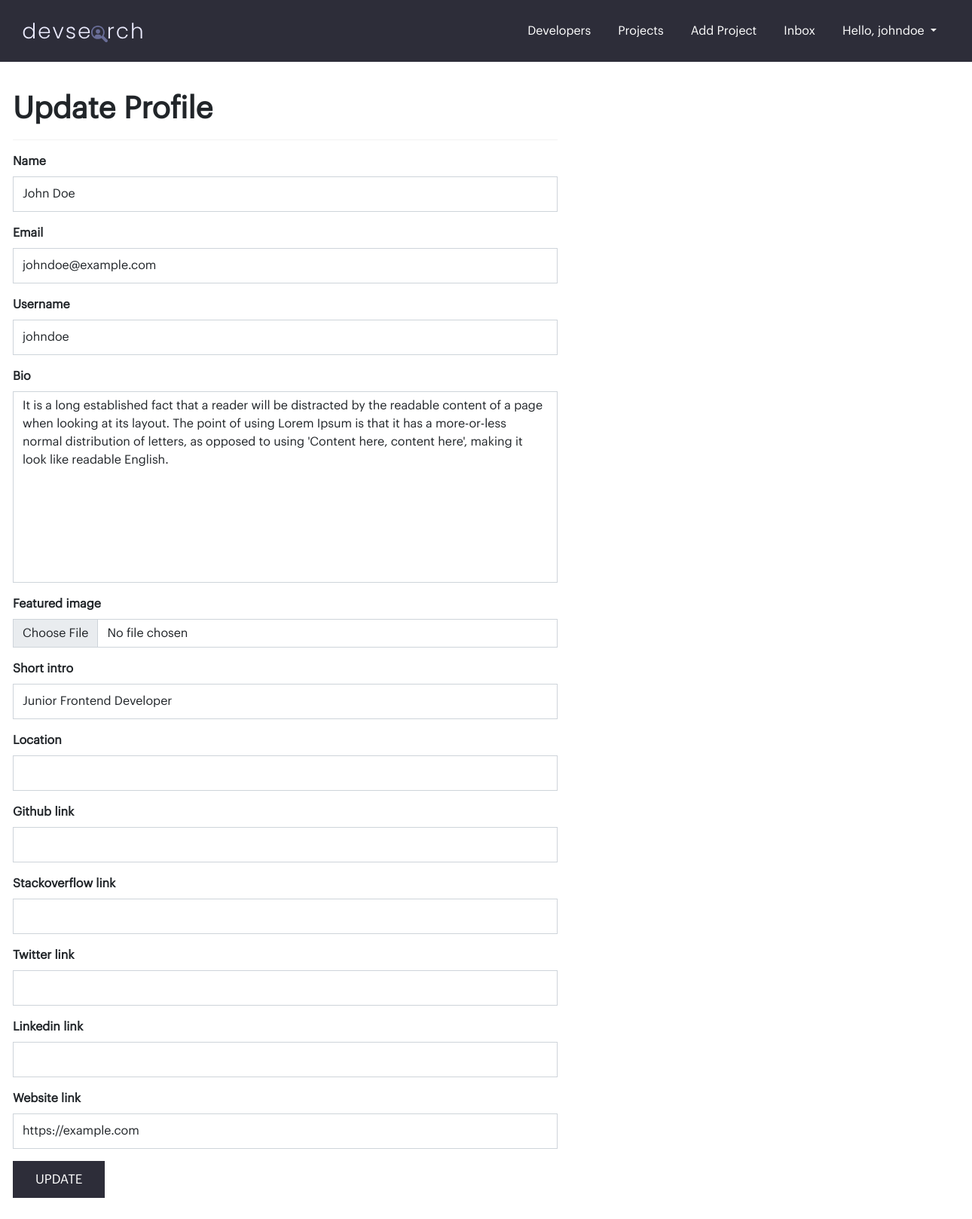
The app's page /update-profile/ (signed in) with its own data.
### users/models.py (models this page shows, shortened)
class Profile(models.Model):
    user = models.OneToOneField(
        User, on_delete=models.CASCADE, null=True, blank=True)
    name = models.CharField(max_length=200, null=True, blank=True)
    email = models.EmailField(max_length=200, null=True, blank=True)
    username = models.CharField(max_length=200, null=True, blank=True)
    short_intro = models.CharField(max_length=200, null=True, blank=True)
    bio = models.TextField(null=True, blank=True)
    featured_image = models.ImageField(
        null=True, blank=True, upload_to='profiles/%Y/%M/%D/')
    short_intro = models.CharField(max_length=200, null=True, blank=True)
    location = models.CharField(max_length=200, null=True, blank=True)
    github_link = models.CharField(max_length=200, null=True, blank=True)
    stackoverflow_link = models.CharField(
        max_length=200, null=True, blank=True)
    twitter_link = models.CharField(max_length=200, null=True, blank=True)
    linkedin_link = models.CharField(max_length=200, null=True, blank=True)
    website_link = models.CharField(max_length=200, null=True, blank=True)
    created_at = models.DateTimeField(auto_now_add=True)
    id = models.UUIDField(default=uuid.uuid4, unique=True,
                          primary_key=True, editable=False)
    class Meta:
        verbose_name_plural = "Profiles"

### users/views.py (the view)
# urls.py: path('update-profile/', views.updateProfile, name="update-profile"),
@login_required(login_url='/login')
def updateProfile(request):
    profile = request.user.profile
    form = editProfileForm(instance=profile)
    if request.method == "POST":
        form = editProfileForm(request.POST, request.FILES, instance=profile)
        if form.is_valid():
            form.save()
            return redirect('my-account')
    context = {
        'form': form
    }
    return render(request, 'users/update-profile.html', context)

### users/forms.py
class editProfileForm(ModelForm):
    class Meta:
        model = Profile
        fields = ['name', 'email', 'username', 'bio', 'featured_image', 'short_intro', 'location',
                  'github_link', 'stackoverflow_link', 'twitter_link', 'linkedin_link', 'website_link']

### templates/users/update-profile.html (shortened to what this page needs)
{% extends 'base.html' %}
{% load crispy_forms_tags %}
{% block content %}
<section class="page__section">
    <div class="container">
        <div class="row">
            <div class="col-lg-7">
                <h1><b>Update Profile</b></h1>
                <hr />
                <form method="POST" enctype="multipart/form-data">
                    {{form|crispy}}
                    <button type="submit" class="btn btn-primary">Update</button>
                </form>
            </div>
        </div>
    </div>
</section>
{% endblock %}

### templates/partials/header.html (shortened to what this page needs)
{% load static %}
<header class="charade_bg_color">
    <div class="container">
        <nav class="navbar navbar-expand-lg">
            <div class="container-fluid">
                <a class="navbar-brand" href="{% url 'users-list' %}">
                    <img src="{% static 'images/logo.svg' %}" class="fluid" />
                </a>
                <div class="collapse navbar-collapse" id="navbarSupportedContent">
                    <ul class="navbar-nav mr-auto mb-2 mb-lg-0">
                        <li class="nav-item">
                            <a class="nav-link" href="{% url 'users-list' %}">Developers</a>
                        </li>
                        <li class="nav-item">
                            <a class="nav-link" href="{% url 'projects' %}">Projects</a>
                        </li>
                        {% if request.user.is_authenticated %}
                            <li class="nav-item">
                                <a class="nav-link" href="{% url 'add-project' %}">Add Project</a>
                            </li>
                            <li class="nav-item">
                                <a class="nav-link" href="{% url 'inbox' %}">Inbox</a>
                            </li>
                            <li class="nav-item dropdown">
                                <a class="nav-link active dropdown-toggle" href="#" id="navbarDropdown" role="button" data-bs-toggle="dropdown" aria-expanded="false">
                                    Hello, {{ request.user }}
                                </a>
                            </li>
                        {% else %}
                            <li class="nav-item">
                                <a class="nav-link" href="{% url 'login' %}">Login</a>
                            </li>
                        {% endif %}
                    </ul>
                </div>
            </div>
            </nav>
    </div>
</header>

### _dev_search/static/css/style.css (style rules this page uses)
* { font-family: 'Graphik-Regular'; }
.container { min-width: 1280px; }
.btn-primary, .btn-primary:hover { color: white; border-radius: 0; border: none; padding: 12px 30px; font-size: 17px; text-transform: uppercase; background-color: #2d2d39; }
textarea, input[type="text"], input[type="file"], input[type="password"], input[type="email"], select { border-radius: 0px !important; }
input[type="text"], input[type="password"], input[type="email"], select { min-height: 47px !important; }
textarea { resize: none; }
label { font-weight: 600; }
hr { background-color: #cccccc; }
.page__section { padding: 3% 0; }
a, a:hover { text-decoration: none; }
.charade_bg_color { background-color: #2d2d39; }
header { padding: 7px 0; }
header .nav-item { margin: 0 10px; }
.navbar-brand, .navbar-brand:hover, header .nav-link, header .nav-link:hover { color: white; }
.nav-link, .nav-link:hover { color: white !important; text-decoration: none !important; }

### records on screen
Profile: name "John Doe", email "johndoe@example.com", username "johndoe", bio "It is a long established fact that a reader will be distracted by the readable content of a page when looking at its layout. The point of using Lorem Ipsum is that it has a more-or-less normal distribution of letters, as opposed to using 'Content here, content here', making it look like readable English.", short_intro "Junior Frontend Developer", website_link "https://example.com"

### other values on screen
{{ request.user }} "johndoe"
